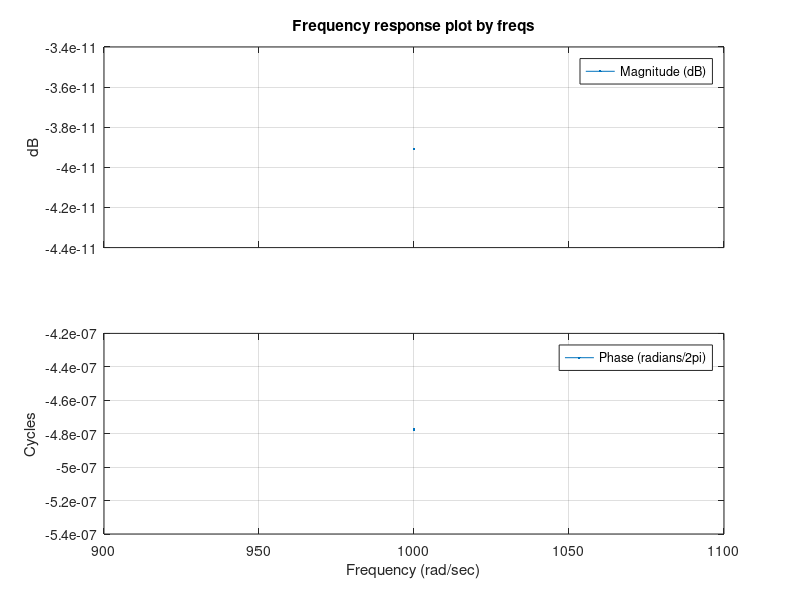

MATLAB code to generate this figure: (Note: this script raises an error after producing the figure.)
order = [1 2 3 4 5 6];

w = 1e9;
N = 1000;

legend_labels = cell(length(order), 1);
for i = 1:length(order)
    [zb, pb, kb] = cheby1(order(i), 10, w, 'low', 's');
    [bb, ab] = zp2tf(zb, pb, kb);
    freqs(bb, ab, N); hold on;
    
    legend_labels{i} = sprintf('n = %i', order(i));
end

colors = get(gca, 'colororder');
lines = findall(gcf,'type','line');

for i = 1:length(lines)
    set(lines(i), 'color', colors(mod(i, length(order))+1,:));
    set(lines(i), 'LineWidth', 2.0);
end

ylim([1e-6 10]);
legend(legend_labels, 'Location', 'SouthWest');
matlab2tikz('../figures/cheby1.tex');
close all;